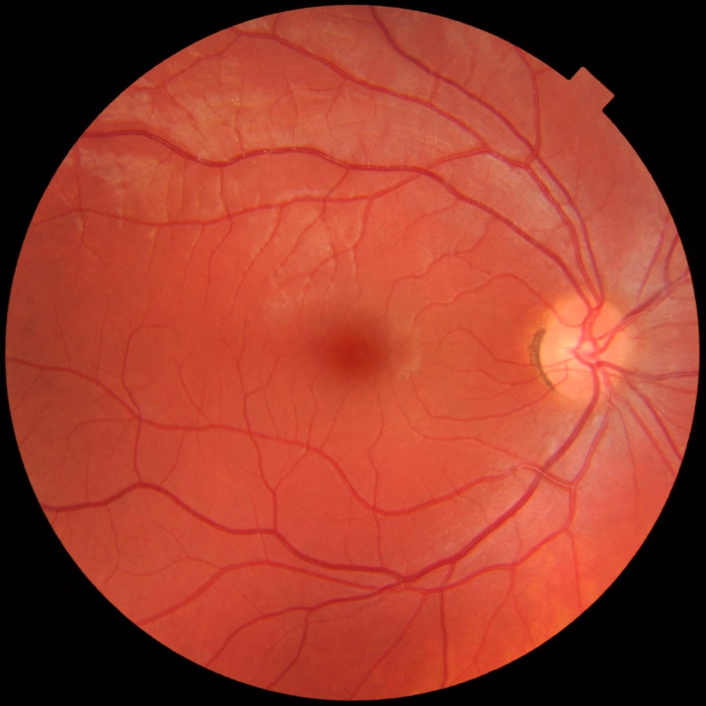
#> input picture samples/normal_right_eye.jpg, 1411 x 1411 px (shown at 1/2 size); its folder holds only this picture in this run
$ python -i stage2_grade.py   (imports and definitions only)
#> lines starting #> are read from the running program, lines starting #| are printed output that depends on the picture; after the words box and inside, x2 and y2 are one past the last pixel; in counts of white or black regions, pixels touching at a corner belong together
#> further down, picture is the input picture: shape (1411, 1411, 3); mean B, G, R 44.5, 60.8, 154.9
### backend/venus/imaging.py
"""Small image helpers shared by every stage."""

from __future__ import annotations

import base64
from io import BytesIO

import cv2
import numpy as np
from PIL import Image


# [24 lines left out: functions decode_image, to_png_base64, to_jpeg_bytes, not called in this run]


def clahe(channel: np.ndarray, clip: float = 2.0, tile: int = 8) -> np.ndarray:
    return cv2.createCLAHE(clipLimit=clip, tileGridSize=(tile, tile)).apply(channel)


def disk(radius: int) -> np.ndarray:
    return cv2.getStructuringElement(cv2.MORPH_ELLIPSE, (2 * radius + 1, 2 * radius + 1))

### backend/venus/stage2_grade.py
"""Stage 2 — DR severity grading.

Two independent graders run and are fused; their disagreement is itself an
output.

CNN grader   EfficientNet-B4 at 380x380 with an ordinal head (four sigmoid
             thresholds P(grade >= k), k = 1..4). Grade = number of thresholds
             passed. P(grade >= 2) is the referable signal; it is passed through
             the Platt scaling fitted on the calibration split so the served
             number is a probability, and compared with the locked threshold.
             P(grade >= 4) is the PDR / neovascularization evidence.

Rule grader  A deterministic function of the Stage 1 lesion counts applying
             the International Clinical DR scale as written (4-2-1 rule for
             severe; MA-only is mild; NV probability > 0.5 is PDR). A clinician
             can check it against the ICDR table by hand.

Fusion       The CNN grade is primary. Disagreement of two or more levels, a
             CNN referable call with no lesion at all, or a calibrated
             probability inside the abstain band routes the case to human
             review with both pieces of evidence attached.
"""

from __future__ import annotations

import threading
import time

import cv2
import numpy as np

from backend.venus import nets
from backend.venus.config import GRADER_SIZE, GRADER_TAG, GRADER_WEIGHTS, ICDR_LABELS, operating_point, review_policy
from backend.venus.imaging import clahe

_model = None
_lock = threading.Lock()
_load_error: str | None = None

# Referable DR is ICDR level 2 or worse.
REFERABLE_LEVEL = 2
# 4-2-1 rule: more than 20 hemorrhages in each of four quadrants.
SEVERE_HE_PER_QUADRANT = 20
# Hemorrhage area suggesting preretinal / vitreous bleed, as a fraction of FOV.
PDR_HE_AREA_FRACTION = 0.04
# Component thresholds: the classical detectors produce isolated false
# components on healthy retinas, so a lesion type counts as present only above
# these floors (count, or total area as a fraction of the FOV).
EVIDENCE_FLOOR = {"MA": (2, 0.0), "HE": (1, 0.00025), "EX": (3, 0.00020), "SE": (1, 0.00040)}


# ----------------------------------------------------------------- model --

# [33 lines left out: functions build_grader, load_grader, grader_status, not called in this run]


# ---------------------------------------------------------- preprocessing --

def grader_input(image_bgr: np.ndarray, stage0_image: np.ndarray | None = None) -> np.ndarray:
    """The exact preprocessing the served grader was trained and validated with.

    v2 was trained on the Stage 0 working frame (512x512, FOV-normalised, no
    enhancement), so that frame is the input, as RGB float32 in 0-255.
    v1: fundus bounding-box crop -> Ben Graham illumination correction
    (sigma 10) -> CLAHE on green -> 380x380 RGB float32 in 0-255. EfficientNet
    rescales internally; normalising here would hand it a near-zero constant.
    """
    if GRADER_TAG == "grader_v2":
        if stage0_image is None:
            raise ValueError("grader v2 needs the Stage 0 working image")
        return cv2.cvtColor(stage0_image, cv2.COLOR_BGR2RGB).astype(np.float32)
    gray = cv2.cvtColor(image_bgr, cv2.COLOR_BGR2GRAY)
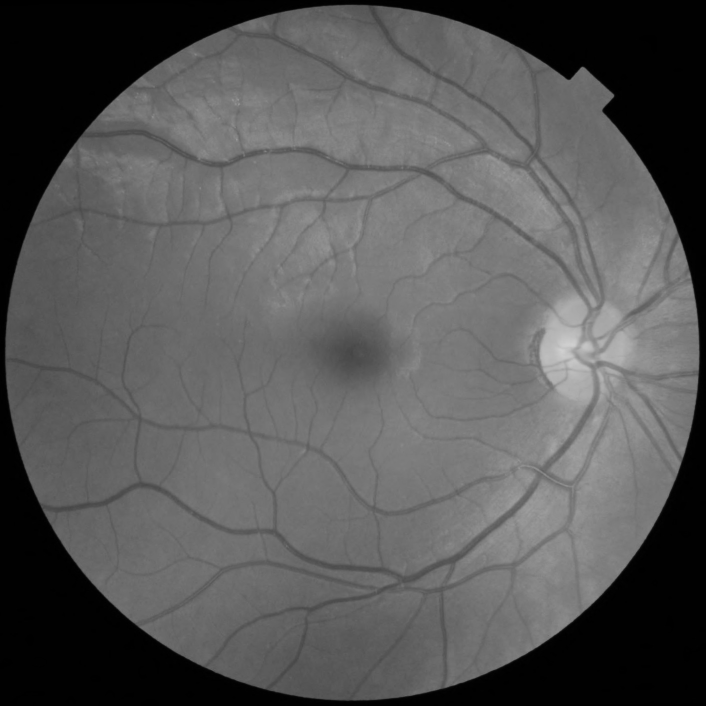
#> gray: shape (1411, 1411) (shown at 1/2 size); min 0, max 208, mean 87.1
    _, thresh = cv2.threshold(gray, 10, 255, cv2.THRESH_BINARY)
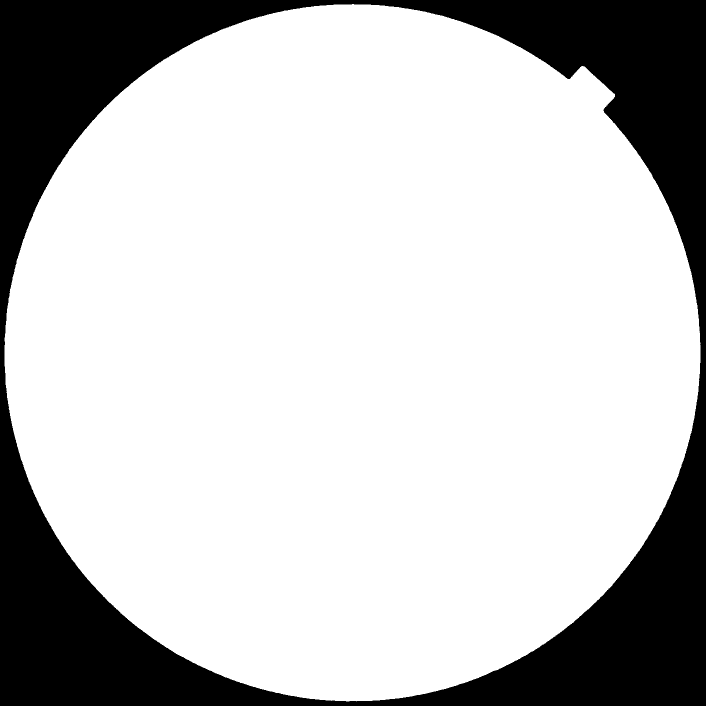
#> thresh: shape (1411, 1411) (shown at 1/2 size); 76.7% white; 1 black region
    contours, _ = cv2.findContours(thresh, cv2.RETR_EXTERNAL, cv2.CHAIN_APPROX_SIMPLE)
#> contours = 1 contour; box (x1, y1, x2, y2) and area: (9, 8, 1401, 1403) 1525896
    fundus = image_bgr
    if contours:
        x, y, w, h = cv2.boundingRect(max(contours, key=cv2.contourArea))
#> x = 9; y = 8; w = 1392; h = 1395
        fundus = image_bgr[y:y + h, x:x + w]
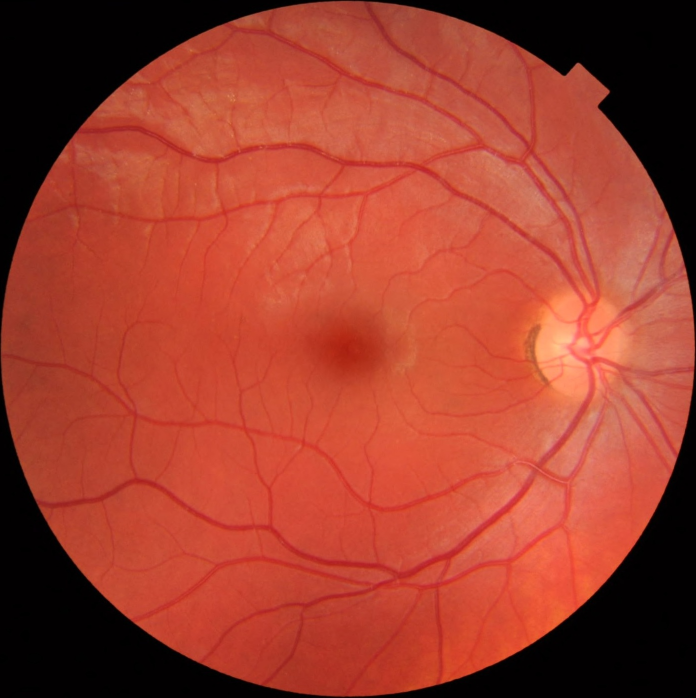
#> fundus: shape (1395, 1392, 3) (shown at 1/2 size); mean B, G, R 45.6, 62.4, 158.8
    enhanced = cv2.addWeighted(fundus, 4, cv2.GaussianBlur(fundus, (0, 0), sigmaX=10), -4, 128)
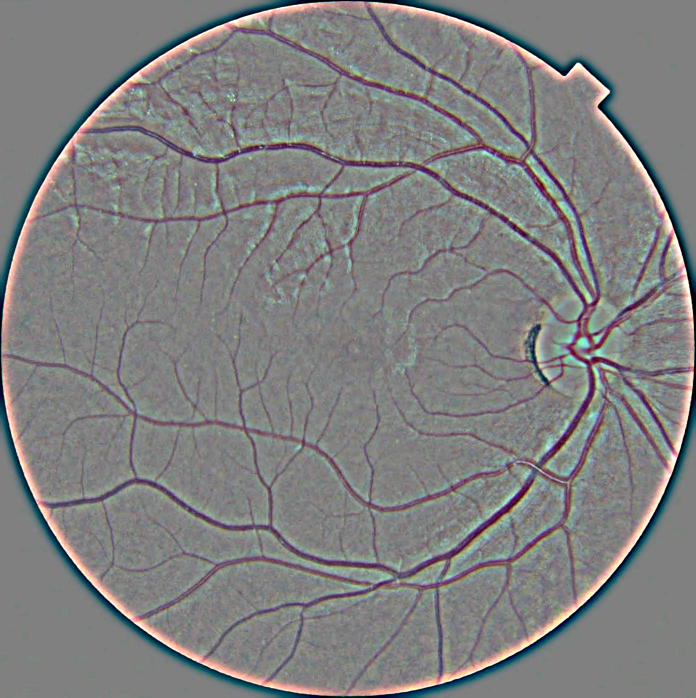
#> enhanced: shape (1395, 1392, 3) (shown at 1/2 size); mean B, G, R 128, 128, 128.2
    enhanced[:, :, 1] = clahe(enhanced[:, :, 1], clip=2.0, tile=8)
#> in clahe, `return cv2.createCLAHE(clipLimit=clip, tileGridSize=(tile, tile)).appl..`:
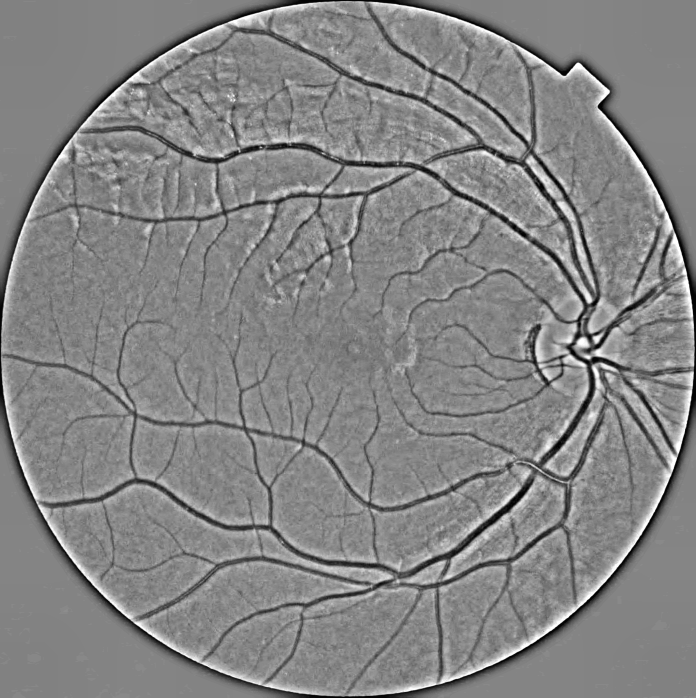
#> returned value: shape (1395, 1392) (shown at 1/2 size); min 1, max 255, mean 132.6
    rgb = cv2.cvtColor(enhanced, cv2.COLOR_BGR2RGB)
    return cv2.resize(rgb, (GRADER_SIZE, GRADER_SIZE)).astype(np.float32)
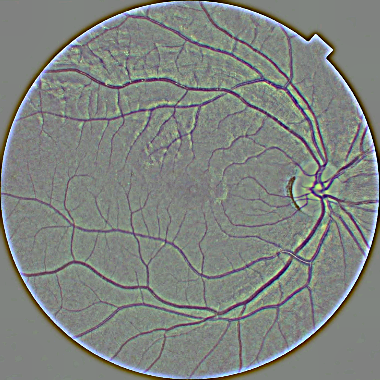
#> returned value: shape (380, 380, 3) float32; mean of channels 0, 1, 2 128.1, 132.5, 127.9; drawn as B, G, R


# [4 lines left out: function _tta_views, not called in this run]


# ------------------------------------------------------------ CNN grader --

def logit(p: float) -> float:
    p = min(max(p, 1e-7), 1 - 1e-7)
    return float(np.log(p / (1 - p)))


def calibrate(raw: float, point: dict) -> float:
    a, b = point["calibration"]["a"], point["calibration"]["b"]
    return float(1.0 / (1.0 + np.exp(-(a * logit(raw) + b))))


# [164 lines left out: functions cnn_grade, rule_grade, fuse, run, not called in this run]

>>> import cv2
>>> picture = cv2.imread('../../samples/normal_right_eye.jpg')
>>> result = grader_input(picture)
